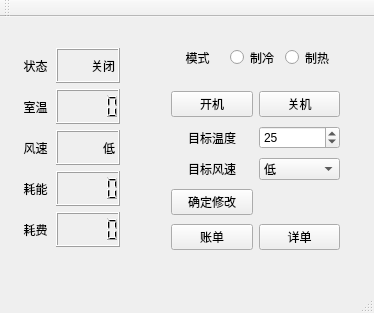
<?xml version="1.0" encoding="UTF-8"?>
<ui version="4.0">
 <class>MainWindow</class>
 <widget class="QMainWindow" name="MainWindow">
  <property name="geometry">
   <rect>
    <x>0</x>
    <y>0</y>
    <width>374</width>
    <height>313</height>
   </rect>
  </property>
  <property name="windowTitle">
   <string>MainWindow</string>
  </property>
  <widget class="QWidget" name="centralWidget">
   <widget class="QWidget" name="gridLayoutWidget_2">
    <property name="geometry">
     <rect>
      <x>10</x>
      <y>20</y>
      <width>121</width>
      <height>221</height>
     </rect>
    </property>
    <layout class="QGridLayout" name="gridLayout_2">
     <item row="3" column="0">
      <widget class="QLabel" name="energy_label">
       <property name="text">
        <string>耗能</string>
       </property>
       <property name="alignment">
        <set>Qt::AlignCenter</set>
       </property>
      </widget>
     </item>
     <item row="2" column="1">
      <widget class="QLabel" name="wind_label">
       <property name="frameShape">
        <enum>QFrame::Box</enum>
       </property>
       <property name="frameShadow">
        <enum>QFrame::Raised</enum>
       </property>
       <property name="text">
        <string>低</string>
       </property>
       <property name="alignment">
        <set>Qt::AlignRight|Qt::AlignTrailing|Qt::AlignVCenter</set>
       </property>
      </widget>
     </item>
     <item row="2" column="0">
      <widget class="QLabel" name="wind_title_label">
       <property name="text">
        <string>风速</string>
       </property>
       <property name="alignment">
        <set>Qt::AlignCenter</set>
       </property>
      </widget>
     </item>
     <item row="4" column="1">
      <widget class="QLCDNumber" name="cost_number"/>
     </item>
     <item row="3" column="1">
      <widget class="QLCDNumber" name="ene_number"/>
     </item>
     <item row="1" column="0">
      <widget class="QLabel" name="tmpra_label">
       <property name="text">
        <string>室温</string>
       </property>
       <property name="alignment">
        <set>Qt::AlignCenter</set>
       </property>
      </widget>
     </item>
     <item row="4" column="0">
      <widget class="QLabel" name="fee_label">
       <property name="text">
        <string>耗费</string>
       </property>
       <property name="alignment">
        <set>Qt::AlignCenter</set>
       </property>
      </widget>
     </item>
     <item row="1" column="1">
      <widget class="QLCDNumber" name="tmpr_number">
       <property name="frameShape">
        <enum>QFrame::Box</enum>
       </property>
      </widget>
     </item>
     <item row="0" column="0">
      <widget class="QLabel" name="state_title_label">
       <property name="text">
        <string>状态</string>
       </property>
       <property name="alignment">
        <set>Qt::AlignCenter</set>
       </property>
      </widget>
     </item>
     <item row="0" column="1">
      <widget class="QLabel" name="state_label">
       <property name="frameShape">
        <enum>QFrame::Box</enum>
       </property>
       <property name="frameShadow">
        <enum>QFrame::Raised</enum>
       </property>
       <property name="text">
        <string>关闭</string>
       </property>
       <property name="alignment">
        <set>Qt::AlignRight|Qt::AlignTrailing|Qt::AlignVCenter</set>
       </property>
      </widget>
     </item>
    </layout>
   </widget>
   <widget class="QWidget" name="gridLayoutWidget">
    <property name="geometry">
     <rect>
      <x>160</x>
      <y>20</y>
      <width>185</width>
      <height>41</height>
     </rect>
    </property>
    <layout class="QGridLayout" name="gridLayout">
     <item row="1" column="0">
      <widget class="QLabel" name="model_label">
       <property name="text">
        <string>模式</string>
       </property>
       <property name="alignment">
        <set>Qt::AlignCenter</set>
       </property>
      </widget>
     </item>
     <item row="1" column="1">
      <layout class="QGridLayout" name="gridLayout_3">
       <item row="0" column="0">
        <widget class="QRadioButton" name="cold_button">
         <property name="text">
          <string>制冷</string>
         </property>
        </widget>
       </item>
       <item row="0" column="1">
        <widget class="QRadioButton" name="warm_button">
         <property name="text">
          <string>制热</string>
         </property>
        </widget>
       </item>
      </layout>
     </item>
    </layout>
   </widget>
   <widget class="QWidget" name="gridLayoutWidget_4">
    <property name="geometry">
     <rect>
      <x>160</x>
      <y>60</y>
      <width>191</width>
      <height>191</height>
     </rect>
    </property>
    <layout class="QGridLayout" name="gridLayout_4">
     <item row="3" column="0">
      <widget class="QPushButton" name="pushButton">
       <property name="text">
        <string>确定修改</string>
       </property>
      </widget>
     </item>
     <item row="1" column="0">
      <widget class="QLabel" name="target_tmp_label">
       <property name="text">
        <string>目标温度</string>
       </property>
       <property name="alignment">
        <set>Qt::AlignCenter</set>
       </property>
      </widget>
     </item>
     <item row="0" column="0">
      <widget class="QPushButton" name="open_button">
       <property name="text">
        <string>开机</string>
       </property>
      </widget>
     </item>
     <item row="0" column="1">
      <widget class="QPushButton" name="close_button">
       <property name="text">
        <string>关机</string>
       </property>
      </widget>
     </item>
     <item row="2" column="0">
      <widget class="QLabel" name="target_wind_label">
       <property name="text">
        <string>目标风速</string>
       </property>
       <property name="alignment">
        <set>Qt::AlignCenter</set>
       </property>
      </widget>
     </item>
     <item row="2" column="1">
      <widget class="QComboBox" name="wind_box">
       <item>
        <property name="text">
         <string>低</string>
        </property>
       </item>
       <item>
        <property name="text">
         <string>中</string>
        </property>
       </item>
       <item>
        <property name="text">
         <string>高</string>
        </property>
       </item>
      </widget>
     </item>
     <item row="1" column="1">
      <widget class="QSpinBox" name="target_tmp_box">
       <property name="value">
        <number>25</number>
       </property>
      </widget>
     </item>
     <item row="4" column="0">
      <widget class="QPushButton" name="bill_button">
       <property name="text">
        <string>账单</string>
       </property>
      </widget>
     </item>
     <item row="4" column="1">
      <widget class="QPushButton" name="cdr_button">
       <property name="text">
        <string>详单</string>
       </property>
      </widget>
     </item>
    </layout>
   </widget>
  </widget>
  <widget class="QMenuBar" name="menuBar">
   <property name="geometry">
    <rect>
     <x>0</x>
     <y>0</y>
     <width>374</width>
     <height>23</height>
    </rect>
   </property>
  </widget>
  <widget class="QToolBar" name="mainToolBar">
   <attribute name="toolBarArea">
    <enum>TopToolBarArea</enum>
   </attribute>
   <attribute name="toolBarBreak">
    <bool>false</bool>
   </attribute>
  </widget>
  <widget class="QStatusBar" name="statusBar"/>
 </widget>
 <layoutdefault spacing="6" margin="11"/>
 <resources/>
 <connections/>
</ui>
